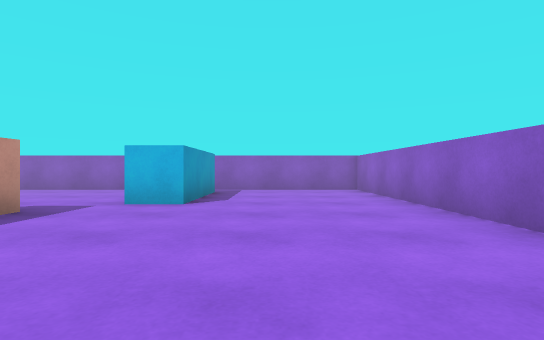
view 1 (above)

12 first-person views from a walk through a 3-D level made in the Unity game engine. The camera is 0.58 m above the floor, looks level and sees 80° across. The floor is counted in squares, 1 m on a side. Each view is taken from the middle of a square. On the plan, view 1 faces up. The plan holds only what a view shows up to about 9 squares ahead; the rest is blank. The player character is not drawn.

view 2
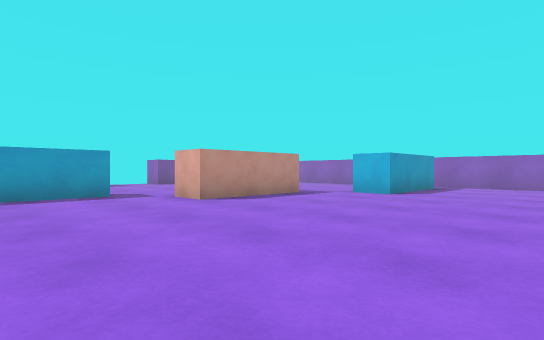

view 3
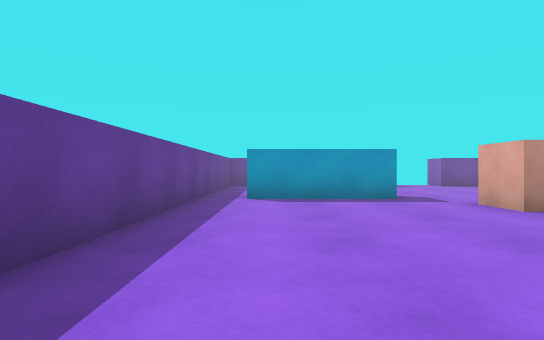

view 4
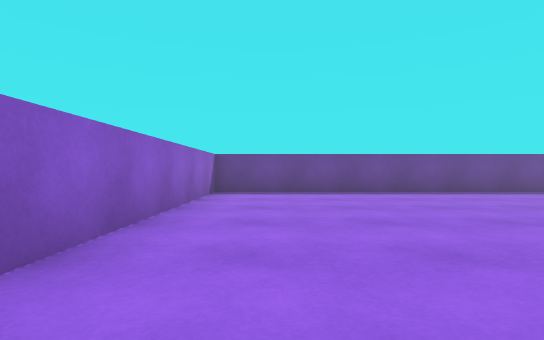

view 5
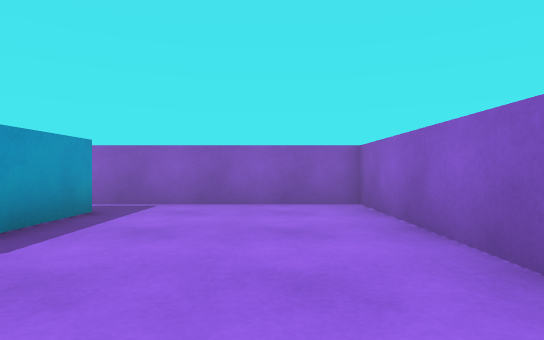

view 6
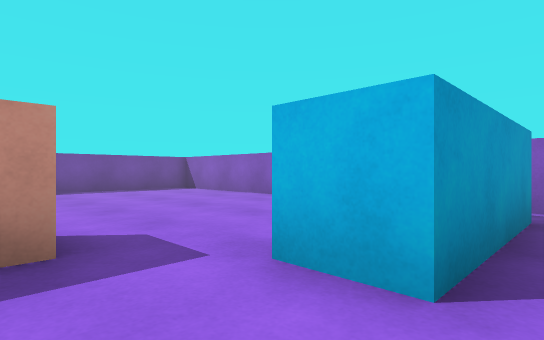

view 7
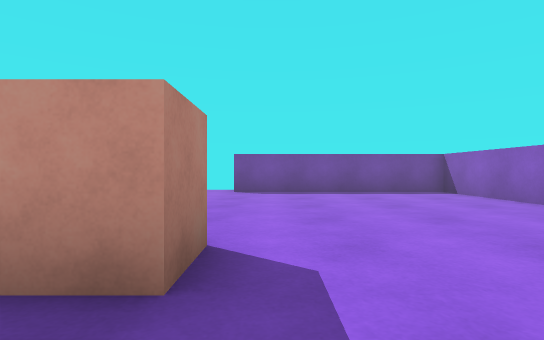

view 8
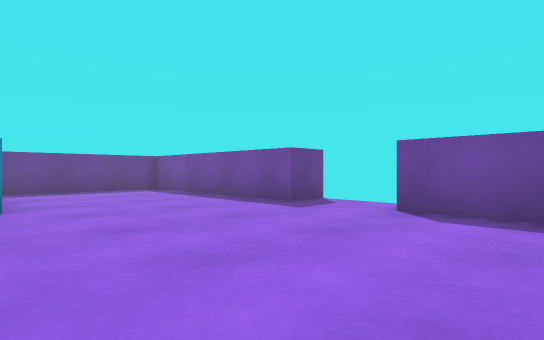

view 9
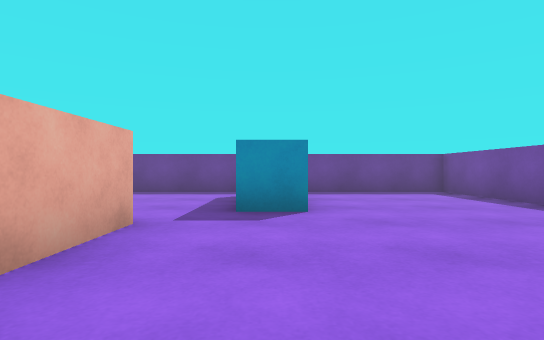

view 10
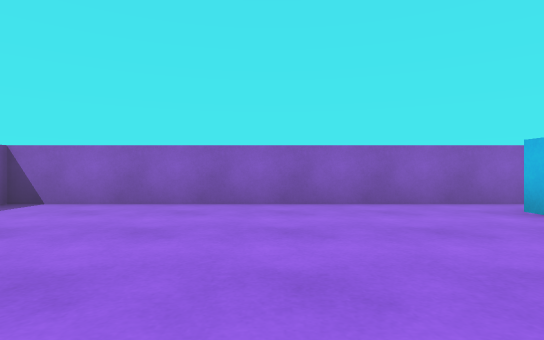

view 11
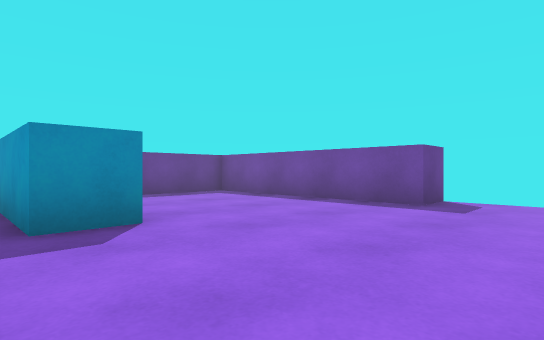

view 12
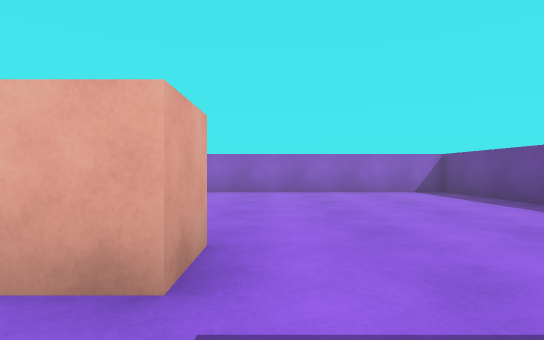

### Floor plan
Points are (right, up) in squares from view 1. A wall is a line through its corners. A room is listed if a view was taken in it or the views show most of it. See-through windows are left out.
Room 1 (views 1, 2, 3, 4, 5, 6, 7)
walls: (-3.5, 4.5) (-3.5, 1.5) (-4.5, 1.5); (-5.5, 0.5) (-5.5, -2.5); (-1.5, 8.5) (-1.5, 5.5) (-2.5, 5.5); (-5.5, -3.5) (2.5, -3.5) (2.5, 9.5) (-1.5, 9.5)
ways out: opening at (-6, -3) to room 2; opening at (-5, 1) to room 2; opening at (-3, 5) to room 2; opening at (-2, 9) to room 2
Room 2 (views 8, 9, 10, 11, 12)
walls: (-4.5, 4.5) (-3.5, 4.5); (-6.6, 0.5) (-5.5, 0.5); (-4.5, 1.5) (-4.5, 3.2); (-11.6, 2) (-10.5, 2) (-10.5, -3.5) (-5.5, -3.5); (-1.5, 9.5) (-10.5, 9.5) (-10.5, 4)
ways out: opening at (-6, -3) to room 1; opening at (-5, 1) to room 1; opening at (-3, 5) to room 1; opening at (-2, 9) to room 1

Positions as (right, up) in squares from view 1, and headings:
1: (0, 0), facing up
2: (2, -2), facing up-left
3: (1, -2), facing left
4: (1, 5), facing down
5: (1, 4), facing up
6: (-1, 4), facing up-left
7: (-2, 5), facing left
8: (-6, 6), facing down-left
9: (-6, 5), facing down
10: (-6, 4), facing up
11: (-5, 4), facing down-left
12: (-6, 1), facing right
